Frame 1 (no input): blank canvas, image omitted
Frame 60 (the mouse pressed at the canvas centre just before this capture): blank canvas, image omitted
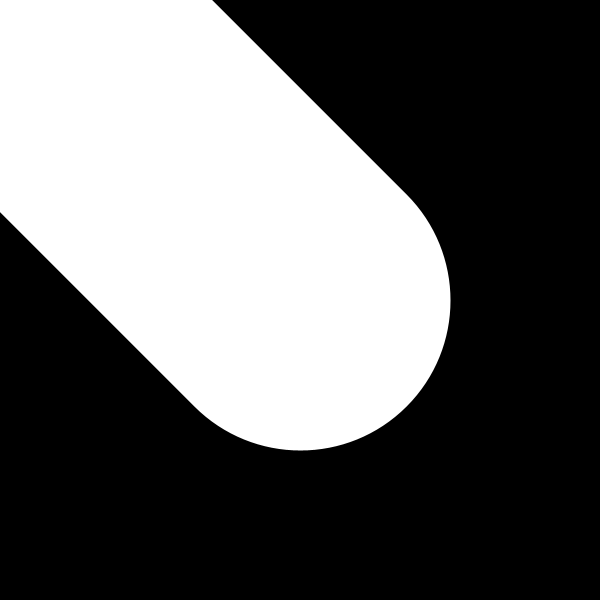
Frame 120 (the mouse held since frame 60 and released just before this capture)

The Processing sketch whose frames 1 and 60 were blank and that drew this single picture after the mouse press (run headless with seeded random() and noise(); from frame 60 on, the mouse is pressed at the canvas centre):

// Processing sketch: processing_60451
// ── processing_60451.pde

void setup() {
  size(600,600);
  background(0);
}
void draw(){
  smooth();
  fill(255);
  strokeWeight(abs(mouseX-pmouseX));
  line(mouseX,mouseY,pmouseX,pmouseY);
  
  stroke(mouseX,mouseY,mouseX);
  strokeWeight(abs(mouseX-pmouseX));
  line(mouseX,mouseY,pmouseX,pmouseY);
}
